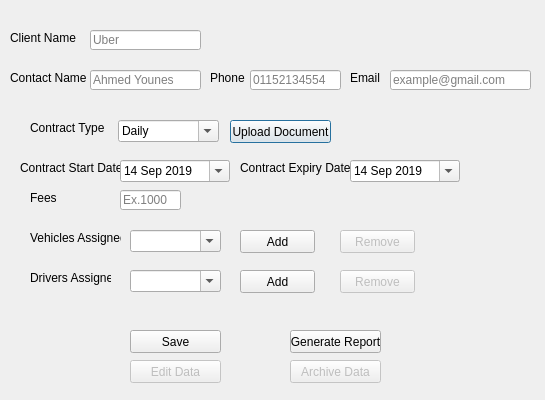
<?xml version="1.0" encoding="UTF-8"?>
<ui version="4.0">
 <class>Dialog</class>
 <widget class="QDialog" name="Dialog">
  <property name="geometry">
   <rect>
    <x>0</x>
    <y>0</y>
    <width>545</width>
    <height>400</height>
   </rect>
  </property>
  <property name="windowTitle">
   <string>Client</string>
  </property>
  <widget class="QLabel" name="ClientName_label">
   <property name="geometry">
    <rect>
     <x>10</x>
     <y>30</y>
     <width>91</width>
     <height>16</height>
    </rect>
   </property>
   <property name="text">
    <string>Client Name</string>
   </property>
  </widget>
  <widget class="QLabel" name="ContactName_label">
   <property name="geometry">
    <rect>
     <x>10</x>
     <y>70</y>
     <width>91</width>
     <height>16</height>
    </rect>
   </property>
   <property name="text">
    <string>Contact Name</string>
   </property>
  </widget>
  <widget class="QLabel" name="EmailLabel">
   <property name="geometry">
    <rect>
     <x>350</x>
     <y>70</y>
     <width>91</width>
     <height>16</height>
    </rect>
   </property>
   <property name="text">
    <string>Email</string>
   </property>
  </widget>
  <widget class="QLabel" name="Phone_label">
   <property name="geometry">
    <rect>
     <x>210</x>
     <y>70</y>
     <width>91</width>
     <height>16</height>
    </rect>
   </property>
   <property name="text">
    <string>Phone</string>
   </property>
  </widget>
  <widget class="QLabel" name="ContractStartDate_label">
   <property name="geometry">
    <rect>
     <x>20</x>
     <y>160</y>
     <width>111</width>
     <height>16</height>
    </rect>
   </property>
   <property name="text">
    <string>Contract Start Date</string>
   </property>
  </widget>
  <widget class="QLabel" name="ContractType_label">
   <property name="geometry">
    <rect>
     <x>30</x>
     <y>120</y>
     <width>91</width>
     <height>16</height>
    </rect>
   </property>
   <property name="text">
    <string>Contract Type</string>
   </property>
  </widget>
  <widget class="QLabel" name="ContractExpiryDate_label">
   <property name="geometry">
    <rect>
     <x>240</x>
     <y>160</y>
     <width>111</width>
     <height>16</height>
    </rect>
   </property>
   <property name="text">
    <string>Contract Expiry Date</string>
   </property>
  </widget>
  <widget class="QComboBox" name="ContractType_combobox">
   <property name="geometry">
    <rect>
     <x>118</x>
     <y>120</y>
     <width>101</width>
     <height>22</height>
    </rect>
   </property>
   <property name="editable">
    <bool>true</bool>
   </property>
   <item>
    <property name="text">
     <string>Daily</string>
    </property>
   </item>
   <item>
    <property name="text">
     <string>Monthly</string>
    </property>
   </item>
   <item>
    <property name="text">
     <string>Annual</string>
    </property>
   </item>
   <item>
    <property name="text">
     <string>Per KM</string>
    </property>
   </item>
   <item>
    <property name="text">
     <string>Application Based</string>
    </property>
   </item>
   <item>
    <property name="text">
     <string>Other</string>
    </property>
   </item>
  </widget>
  <widget class="QPushButton" name="UploadDocumentButton">
   <property name="geometry">
    <rect>
     <x>230</x>
     <y>120</y>
     <width>101</width>
     <height>23</height>
    </rect>
   </property>
   <property name="text">
    <string>Upload Document</string>
   </property>
  </widget>
  <widget class="QLabel" name="Fees_label">
   <property name="geometry">
    <rect>
     <x>30</x>
     <y>190</y>
     <width>41</width>
     <height>16</height>
    </rect>
   </property>
   <property name="text">
    <string>Fees</string>
   </property>
  </widget>
  <widget class="QLineEdit" name="Fees_text">
   <property name="geometry">
    <rect>
     <x>120</x>
     <y>190</y>
     <width>61</width>
     <height>20</height>
    </rect>
   </property>
   <property name="placeholderText">
    <string>Ex.1000</string>
   </property>
  </widget>
  <widget class="QLabel" name="VehiclesAssigned_label">
   <property name="geometry">
    <rect>
     <x>30</x>
     <y>230</y>
     <width>91</width>
     <height>16</height>
    </rect>
   </property>
   <property name="text">
    <string>Vehicles Assigned  </string>
   </property>
  </widget>
  <widget class="QLineEdit" name="Phone_text">
   <property name="geometry">
    <rect>
     <x>250</x>
     <y>70</y>
     <width>91</width>
     <height>20</height>
    </rect>
   </property>
   <property name="placeholderText">
    <string>01152134554</string>
   </property>
  </widget>
  <widget class="QLineEdit" name="EmailText">
   <property name="geometry">
    <rect>
     <x>390</x>
     <y>70</y>
     <width>141</width>
     <height>20</height>
    </rect>
   </property>
   <property name="placeholderText">
    <string>example@gmail.com</string>
   </property>
  </widget>
  <widget class="QLabel" name="DriversAssigned_label">
   <property name="geometry">
    <rect>
     <x>30</x>
     <y>270</y>
     <width>81</width>
     <height>16</height>
    </rect>
   </property>
   <property name="text">
    <string>Drivers Assigned</string>
   </property>
  </widget>
  <widget class="QLineEdit" name="ClientName_text">
   <property name="geometry">
    <rect>
     <x>90</x>
     <y>30</y>
     <width>111</width>
     <height>20</height>
    </rect>
   </property>
   <property name="placeholderText">
    <string>Uber</string>
   </property>
  </widget>
  <widget class="QPushButton" name="ArchiveData_button">
   <property name="enabled">
    <bool>false</bool>
   </property>
   <property name="geometry">
    <rect>
     <x>290</x>
     <y>360</y>
     <width>91</width>
     <height>23</height>
    </rect>
   </property>
   <property name="text">
    <string>Archive Data</string>
   </property>
  </widget>
  <widget class="QPushButton" name="SaveButton">
   <property name="geometry">
    <rect>
     <x>130</x>
     <y>330</y>
     <width>91</width>
     <height>23</height>
    </rect>
   </property>
   <property name="text">
    <string>Save</string>
   </property>
  </widget>
  <widget class="QPushButton" name="EditDataButton">
   <property name="enabled">
    <bool>false</bool>
   </property>
   <property name="geometry">
    <rect>
     <x>130</x>
     <y>360</y>
     <width>91</width>
     <height>23</height>
    </rect>
   </property>
   <property name="text">
    <string>Edit Data</string>
   </property>
  </widget>
  <widget class="QLineEdit" name="ContactName_text">
   <property name="geometry">
    <rect>
     <x>90</x>
     <y>70</y>
     <width>111</width>
     <height>20</height>
    </rect>
   </property>
   <property name="placeholderText">
    <string>Ahmed Younes</string>
   </property>
  </widget>
  <widget class="QComboBox" name="VehiclesAssignedComboBox">
   <property name="geometry">
    <rect>
     <x>130</x>
     <y>230</y>
     <width>91</width>
     <height>22</height>
    </rect>
   </property>
   <property name="editable">
    <bool>true</bool>
   </property>
  </widget>
  <widget class="QDateEdit" name="StartContractDate_DateEdit">
   <property name="geometry">
    <rect>
     <x>120</x>
     <y>160</y>
     <width>110</width>
     <height>22</height>
    </rect>
   </property>
   <property name="minimumDate">
    <date>
     <year>2019</year>
     <month>9</month>
     <day>14</day>
    </date>
   </property>
   <property name="calendarPopup">
    <bool>true</bool>
   </property>
  </widget>
  <widget class="QComboBox" name="DriversAssignedComboBox">
   <property name="geometry">
    <rect>
     <x>130</x>
     <y>270</y>
     <width>91</width>
     <height>22</height>
    </rect>
   </property>
   <property name="editable">
    <bool>true</bool>
   </property>
  </widget>
  <widget class="QPushButton" name="VehiclesAssigned_AddButton">
   <property name="geometry">
    <rect>
     <x>240</x>
     <y>230</y>
     <width>75</width>
     <height>23</height>
    </rect>
   </property>
   <property name="text">
    <string>Add</string>
   </property>
  </widget>
  <widget class="QDateEdit" name="ContractExpiryDate_DateEdit">
   <property name="geometry">
    <rect>
     <x>350</x>
     <y>160</y>
     <width>110</width>
     <height>22</height>
    </rect>
   </property>
   <property name="minimumDateTime">
    <datetime>
     <hour>0</hour>
     <minute>0</minute>
     <second>0</second>
     <year>2019</year>
     <month>9</month>
     <day>14</day>
    </datetime>
   </property>
   <property name="calendarPopup">
    <bool>true</bool>
   </property>
  </widget>
  <widget class="QPushButton" name="DriverAssign_AddButton">
   <property name="geometry">
    <rect>
     <x>240</x>
     <y>270</y>
     <width>75</width>
     <height>23</height>
    </rect>
   </property>
   <property name="text">
    <string>Add</string>
   </property>
  </widget>
  <widget class="QPushButton" name="VehiclesAssigned_RemoveButton">
   <property name="enabled">
    <bool>false</bool>
   </property>
   <property name="geometry">
    <rect>
     <x>340</x>
     <y>230</y>
     <width>75</width>
     <height>23</height>
    </rect>
   </property>
   <property name="text">
    <string>Remove</string>
   </property>
  </widget>
  <widget class="QPushButton" name="DriversAssigned_RemoveButton">
   <property name="enabled">
    <bool>false</bool>
   </property>
   <property name="geometry">
    <rect>
     <x>340</x>
     <y>270</y>
     <width>75</width>
     <height>23</height>
    </rect>
   </property>
   <property name="text">
    <string>Remove</string>
   </property>
  </widget>
  <widget class="QPushButton" name="GenerateReport_PushButton">
   <property name="geometry">
    <rect>
     <x>290</x>
     <y>330</y>
     <width>91</width>
     <height>23</height>
    </rect>
   </property>
   <property name="text">
    <string>Generate Report</string>
   </property>
  </widget>
 </widget>
 <resources/>
 <connections/>
</ui>
